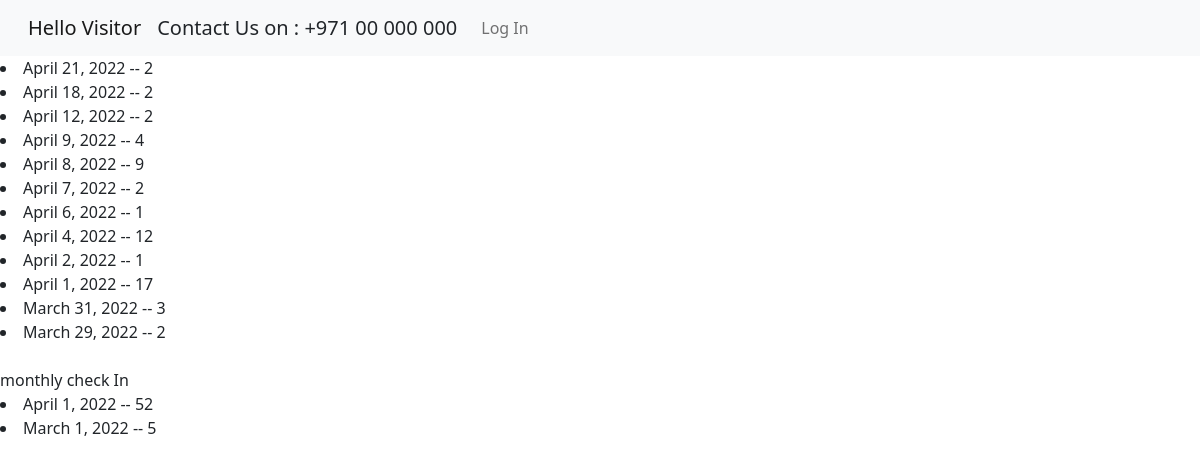
/customerAttendance/, run on an earlier commit of the app's database.
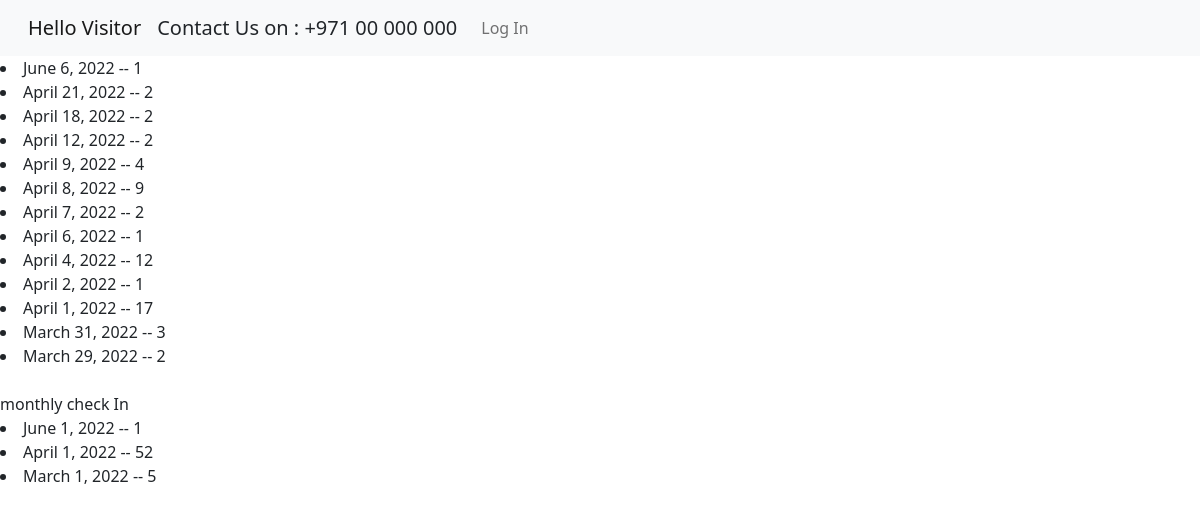
And on a later commit of the database.
### student/models.py (models this page shows, shortened)
class checkInData(models.Model):
    checkInSeq = models.AutoField(primary_key=True)
    studentId = models.IntegerField()
    checkIn = models.IntegerField(default=1 , editable=False)
    checkInDate = models.DateField(default=datetime.now , editable=False)

### student/views.py (the view)
# urls.py: path('customerAttendance/',views.customerAttendance , name='customerAttendance'),
def customerAttendance(request):
    totalCheckInMonthly = checkInData.objects.annotate(month = TruncMonth('checkInDate')).values('month').annotate(tCheck = Count('checkInSeq')).order_by('-month')
    checkInTotal = checkInData.objects.values('checkInDate').annotate(countCheck = Count('checkInSeq')).order_by('-checkInDate')
    conte = {'checkInTotal':checkInTotal,'totalCheckInMonthly':totalCheckInMonthly}
    return render(request,'student/checkInReport.html',conte)

### student/templates/student/checkInReport.html (shortened to what this page needs)
{% extends 'student/base.html' %}
{% load static %}
{% block content %}
{% for x in  checkInTotal %}
<li>{{x.checkInDate}} -- {{x.countCheck}}</li>
{% endfor %}
<br>
monthly check In
{% for x in  totalCheckInMonthly %}
<li>{{x.month}} -- {{x.tCheck}}</li>
{% endfor %}
{% endblock  %}

What changed in the data, as far as the page shows it:
added checkInData: checkInDate "June 6, 2022", countCheck "1"
Also different on the page:
new list line: "June 1, 2022 -- 1"
